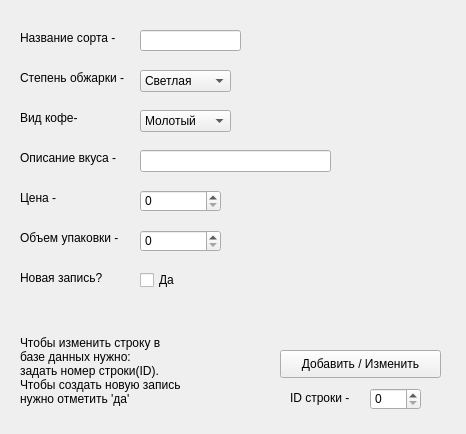
<?xml version="1.0" encoding="UTF-8"?>
<ui version="4.0">
 <class>Form</class>
 <widget class="QWidget" name="Form">
  <property name="geometry">
   <rect>
    <x>0</x>
    <y>0</y>
    <width>466</width>
    <height>434</height>
   </rect>
  </property>
  <property name="windowTitle">
   <string>Form</string>
  </property>
  <widget class="QPushButton" name="pushButton">
   <property name="geometry">
    <rect>
     <x>280</x>
     <y>350</y>
     <width>161</width>
     <height>28</height>
    </rect>
   </property>
   <property name="text">
    <string>Добавить / Изменить</string>
   </property>
  </widget>
  <widget class="QLineEdit" name="lineEdit">
   <property name="geometry">
    <rect>
     <x>140</x>
     <y>30</y>
     <width>101</width>
     <height>21</height>
    </rect>
   </property>
  </widget>
  <widget class="QLabel" name="label">
   <property name="geometry">
    <rect>
     <x>20</x>
     <y>30</y>
     <width>101</width>
     <height>16</height>
    </rect>
   </property>
   <property name="text">
    <string>Название сорта -</string>
   </property>
  </widget>
  <widget class="QComboBox" name="comboBox">
   <property name="geometry">
    <rect>
     <x>140</x>
     <y>110</y>
     <width>91</width>
     <height>22</height>
    </rect>
   </property>
   <item>
    <property name="text">
     <string>Молотый</string>
    </property>
   </item>
   <item>
    <property name="text">
     <string>В зернах</string>
    </property>
   </item>
  </widget>
  <widget class="QComboBox" name="comboBox_2">
   <property name="geometry">
    <rect>
     <x>140</x>
     <y>70</y>
     <width>91</width>
     <height>22</height>
    </rect>
   </property>
   <item>
    <property name="text">
     <string>Светлая</string>
    </property>
   </item>
   <item>
    <property name="text">
     <string>Средняя</string>
    </property>
   </item>
   <item>
    <property name="text">
     <string>Темная</string>
    </property>
   </item>
   <item>
    <property name="text">
     <string>Высшая</string>
    </property>
   </item>
  </widget>
  <widget class="QLabel" name="label_2">
   <property name="geometry">
    <rect>
     <x>20</x>
     <y>70</y>
     <width>121</width>
     <height>16</height>
    </rect>
   </property>
   <property name="text">
    <string>Степень обжарки -</string>
   </property>
  </widget>
  <widget class="QLabel" name="label_3">
   <property name="geometry">
    <rect>
     <x>20</x>
     <y>110</y>
     <width>71</width>
     <height>16</height>
    </rect>
   </property>
   <property name="text">
    <string>Вид кофе-</string>
   </property>
  </widget>
  <widget class="QLabel" name="label_4">
   <property name="geometry">
    <rect>
     <x>20</x>
     <y>150</y>
     <width>111</width>
     <height>16</height>
    </rect>
   </property>
   <property name="text">
    <string>Описание вкуса -</string>
   </property>
  </widget>
  <widget class="QLineEdit" name="lineEdit_2">
   <property name="geometry">
    <rect>
     <x>140</x>
     <y>150</y>
     <width>191</width>
     <height>22</height>
    </rect>
   </property>
  </widget>
  <widget class="QSpinBox" name="spinBox">
   <property name="geometry">
    <rect>
     <x>140</x>
     <y>190</y>
     <width>81</width>
     <height>22</height>
    </rect>
   </property>
   <property name="maximum">
    <number>999999999</number>
   </property>
  </widget>
  <widget class="QSpinBox" name="spinBox_2">
   <property name="geometry">
    <rect>
     <x>140</x>
     <y>230</y>
     <width>81</width>
     <height>22</height>
    </rect>
   </property>
   <property name="maximum">
    <number>999999999</number>
   </property>
  </widget>
  <widget class="QLabel" name="label_5">
   <property name="geometry">
    <rect>
     <x>20</x>
     <y>190</y>
     <width>55</width>
     <height>16</height>
    </rect>
   </property>
   <property name="text">
    <string>Цена -</string>
   </property>
  </widget>
  <widget class="QLabel" name="label_6">
   <property name="geometry">
    <rect>
     <x>20</x>
     <y>230</y>
     <width>111</width>
     <height>16</height>
    </rect>
   </property>
   <property name="text">
    <string>Объем упаковки -</string>
   </property>
  </widget>
  <widget class="QSpinBox" name="spinBox_3">
   <property name="geometry">
    <rect>
     <x>370</x>
     <y>388</y>
     <width>51</width>
     <height>22</height>
    </rect>
   </property>
   <property name="maximum">
    <number>999999999</number>
   </property>
  </widget>
  <widget class="QLabel" name="label_7">
   <property name="geometry">
    <rect>
     <x>290</x>
     <y>390</y>
     <width>71</width>
     <height>16</height>
    </rect>
   </property>
   <property name="text">
    <string>ID строки -</string>
   </property>
  </widget>
  <widget class="QLabel" name="label_8">
   <property name="geometry">
    <rect>
     <x>20</x>
     <y>330</y>
     <width>181</width>
     <height>81</height>
    </rect>
   </property>
   <property name="text">
    <string>Чтобы изменить строку в 
базе данных нужно:
задать номер строки(ID).
Чтобы создать новую запись
нужно отметить 'да'</string>
   </property>
  </widget>
  <widget class="QLabel" name="label_9">
   <property name="geometry">
    <rect>
     <x>20</x>
     <y>270</y>
     <width>91</width>
     <height>16</height>
    </rect>
   </property>
   <property name="text">
    <string>Новая запись?</string>
   </property>
  </widget>
  <widget class="QCheckBox" name="checkBox">
   <property name="geometry">
    <rect>
     <x>140</x>
     <y>270</y>
     <width>81</width>
     <height>20</height>
    </rect>
   </property>
   <property name="text">
    <string>Да</string>
   </property>
  </widget>
 </widget>
 <resources/>
 <connections/>
</ui>
